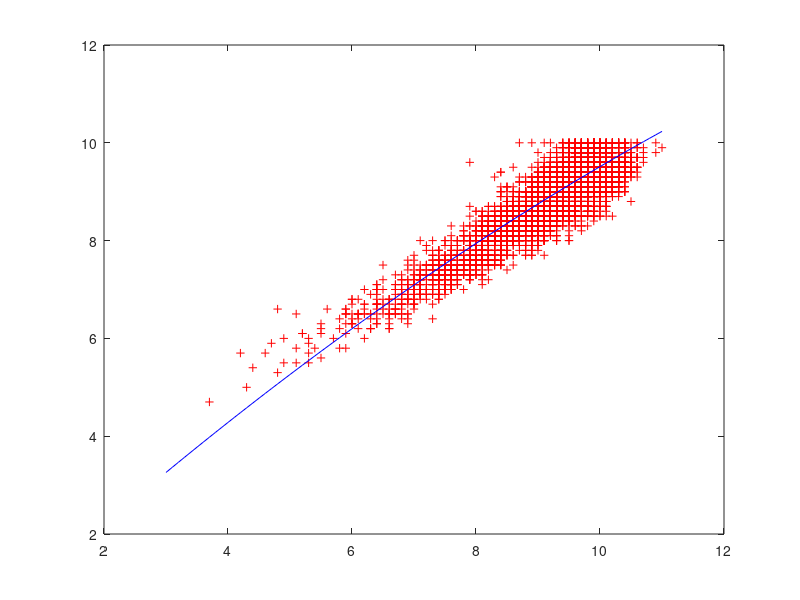

Write the MATLAB code that produced this figure.
clear
clc

# Read matrix with magnitudes
A = csvread('results/matrices.csv');
[m n] = size(A);
fprintf("Number of original rows = %d\n", m)

# Filter by number
num = 1;

row = 0;
for i = 1:m
    if A(i,1) == num
        row = row + 1;
        B(row,1) = A(i,2);
        B(row,2) = A(i,3);
    end
end
fprintf("Number of filtered rows (Tomo %d) = %d\n", num, row)

# Perform quadratic fit
F = [ones(1, row) ; B(:,1)' ; (B(:,1).*B(:,1))' ];
M = F*F';
y = F*B(:,2);
coef = M\y
ECM = sqrt((1/row) * sum((coef(1) + coef(2)*B(:,1) + coef(3)*B(:,1).*B(:,1) - B(:,2)).^2))

# Show fit
plot(B(:,1), B(:,2), 'r+')
hold on
xx = 3:0.1:11;
plot(xx, coef(1) + coef(2)*xx + coef(3)*xx.*xx, 'b')